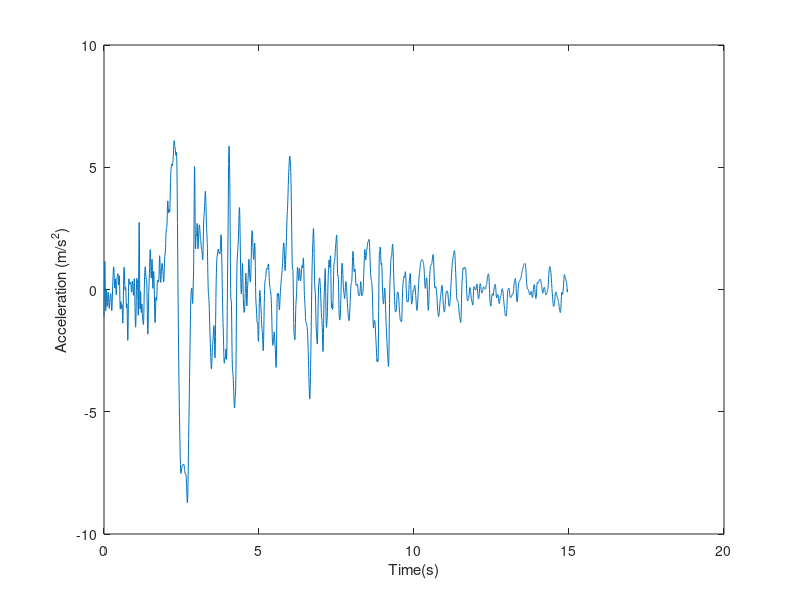

Recreate this plot in MATLAB.
close all; clear all;

% Earthquake Data
eqdata=load('rinaldi_fn.dat');
g=9.81;
dt=0.005;
t_end=30;

[m,n]=size(eqdata);
k=1;
for i=1:m
for j=1:n
   ug2dot(k)=eqdata(i,j)/100;   %change units from cm/s^2 to m/s^2
   Time(k)=dt*(k-1);
   k=k+1;
end
end
ug2dot=ug2dot';    %convert to column vector

plot(Time, ug2dot)
xlabel('Time(s)')
ylabel('Acceleration (m/s^2)')
